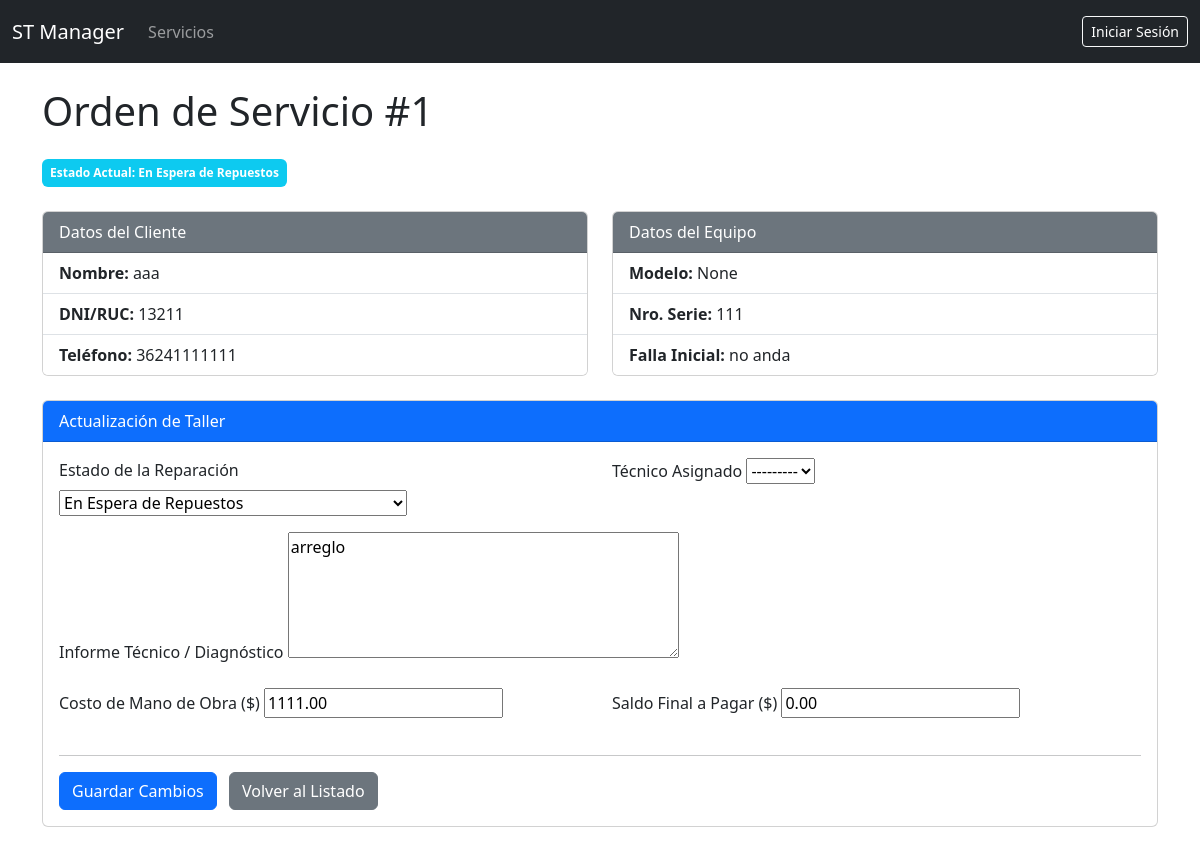
Page /servicios/1/modificar/ on the committed database.
### gestion_servicios/models.py (models this page shows, shortened)
class TimeStampedModel(models.Model):
    created_at = models.DateTimeField(auto_now_add=True, verbose_name="Fecha de Creación")
    updated_at = models.DateTimeField(auto_now=True, verbose_name="Última Modificación")
    class Meta:
        abstract = True
        ordering = ['-created_at']

class Reparacion(TimeStampedModel): # Hereda la auditoría
    ESTADO_CHOICES = [
        ('INGRESADO', 'Ingresado (Pendiente de Asignar)'),
        ('PRESUPUESTADO', 'Presupuesto Enviado'),
        ('EN_ESPERA_REP', 'En Espera de Repuestos'),
        ('EN_REPARACION', 'En Reparación'),
        ('TERMINADA', 'Reparación Terminada (Listo para Entregar)'),
        ('NO_REPARABLE', 'No Reparable'),
        ('ENTREGADA', 'Entregado al Cliente'),
    ]
    cliente = models.ForeignKey(Cliente, on_delete=models.CASCADE, related_name='reparaciones_cliente')
    equipo = models.ForeignKey(Equipo, on_delete=models.CASCADE, related_name='reparaciones_equipo')
    tecnico_asignado = models.ForeignKey(Tecnico, on_delete=models.SET_NULL, null=True, blank=True, related_name='servicios_asignados')
    fecha_ingreso = models.DateTimeField(auto_now_add=True, verbose_name="Fecha de Ingreso") # Ya existe en TimeStampedModel, pero lo mantenemos si lo necesitas
    fecha_entrega = models.DateTimeField(null=True, blank=True, verbose_name="Fecha de Entrega")
    estado = models.CharField(max_length=20, choices=ESTADO_CHOICES, default='INGRESADO', verbose_name="Estado Actual")
    falla_reportada = models.TextField(verbose_name="Falla Reportada por el Cliente")
    informe_tecnico = models.TextField(blank=True, verbose_name="Diagnóstico e Informe Técnico")
    mano_de_obra = models.DecimalField(max_digits=10, decimal_places=2, default=0.00, verbose_name="Costo de Mano de Obra")
    saldo_final = models.DecimalField(max_digits=10, decimal_places=2, default=0.00, verbose_name="Saldo a Cobrar")
    class Meta:
        verbose_name = "Orden de Servicio"
        verbose_name_plural = "Órdenes de Servicio"
        ordering = ['-fecha_ingreso']

class Cliente(TimeStampedModel): # Hereda la auditoría
    nombre = models.CharField(max_length=150, verbose_name="Nombre Completo")
    direccion = models.CharField(max_length=255, blank=True, null=True)
    telefono = models.CharField(max_length=20, blank=True, null=True)
    celular = models.CharField(max_length=20, blank=True, null=True)
    email = models.EmailField(max_length=255, blank=True, null=True)
    clave = models.CharField(max_length=50, unique=True, verbose_name="DNI/Identificación")

class Equipo(TimeStampedModel): # Hereda la auditoría
    cliente = models.ForeignKey(Cliente, on_delete=models.CASCADE, related_name='equipos')
    modelo = models.ForeignKey(Modelo, on_delete=models.SET_NULL, null=True, blank=True, related_name='equipos_modelo')
    numero_serie = models.CharField(max_length=100, unique=True, verbose_name="Número de Serie")
    imei = models.CharField(max_length=15, unique=True, null=True, blank=True, verbose_name="IMEI")
    fecha_compra = models.DateField(null=True, blank=True, verbose_name="Fecha de Compra")

### gestion_servicios/views.py (the view, shortened to what this page needs)
# urls.py: path('<int:pk>/modificar/', views.ReparacionUpdateView.as_view(), name='modificar_servicio'),
class ReparacionUpdateView(UpdateView):
    model = Reparacion
    form_class = ReparacionUpdateForm
    template_name = 'gestion_servicios/modificar_servicio.html'
    success_url = reverse_lazy('lista_servicios')

### gestion_servicios/forms.py
class ReparacionUpdateForm(forms.ModelForm):
    class Meta:
        model = Reparacion
        fields = [
            'estado',
            'tecnico_asignado',
            'informe_tecnico',
            'mano_de_obra',
            'saldo_final'
        ]
        widgets = {
            'informe_tecnico': forms.Textarea(attrs={'rows': 5}),
        }

### gestion_servicios/templates/gestion_servicios/modificar_servicio.html (shortened to what this page needs)
{% extends "base.html" %}
{% block content %}
    <h1 class="mb-4">Orden de Servicio #{{ object.pk }}</h1>
    <span class="badge bg-info p-2 mb-4">Estado Actual: {{ object.get_estado_display }}</span>
    <div class="row mb-4">
        <div class="col-md-6">
            <div class="card">
                <div class="card-header bg-secondary text-white">Datos del Cliente</div>
                <ul class="list-group list-group-flush">
                    <li class="list-group-item"><strong>Nombre:</strong> {{ object.cliente.nombre }}</li>
                    <li class="list-group-item"><strong>DNI/RUC:</strong> {{ object.cliente.clave }}</li>
                    <li class="list-group-item"><strong>Teléfono:</strong> {{ object.cliente.telefono }}</li>
                </ul>
            </div>
        </div>
        <div class="col-md-6">
            <div class="card">
                <div class="card-header bg-secondary text-white">Datos del Equipo</div>
                <ul class="list-group list-group-flush">
                    <li class="list-group-item"><strong>Modelo:</strong> {{ object.equipo.modelo }}</li>
                    <li class="list-group-item"><strong>Nro. Serie:</strong> {{ object.equipo.numero_serie }}</li>
                    <li class="list-group-item"><strong>Falla Inicial:</strong> {{ object.falla_reportada }}</li>
                </ul>
            </div>
        </div>
    </div>
    <div class="card mb-4">
        <div class="card-header bg-primary text-white">Actualización de Taller</div>
        <div class="card-body">
            <form method="post" novalidate>
                <div class="row">
                    <div class="col-md-6 mb-3">
                        <label for="{{ form.estado.id_for_label }}" class="form-label">Estado de la Reparación</label>
                        {{ form.estado }}
                    </div>
                    <div class="col-md-6 mb-3">
                        <label for="{{ form.tecnico_asignado.id_for_label }}" class="form-label">Técnico Asignado</label>
                        {{ form.tecnico_asignado }}
                    </div>
                </div>
                <div class="mb-3">
                    <label for="{{ form.informe_tecnico.id_for_label }}" class="form-label">Informe Técnico / Diagnóstico</label>
                    {{ form.informe_tecnico }}
                </div>
                <div class="row">
                    <div class="col-md-6 mb-3">
                        <label for="{{ form.mano_de_obra.id_for_label }}" class="form-label">Costo de Mano de Obra ($)</label>
                        {{ form.mano_de_obra }}
                    </div>
                    <div class="col-md-6 mb-3">
                        <label for="{{ form.saldo_final.id_for_label }}" class="form-label">Saldo Final a Pagar ($)</label>
                        {{ form.saldo_final }}
                    </div>
                </div>
                <hr>
                <button type="submit" class="btn btn-primary me-2">Guardar Cambios</button>
                <a href="{% url 'lista_servicios' %}" class="btn btn-secondary">Volver al Listado</a>
            </form>
        </div>
    </div>
{% endblock %}

### templates/base.html (shortened to what this page needs)
{% load static %}
<!DOCTYPE html>
<html lang="es">
<head>
    <link href="https://cdn.jsdelivr.net/npm/bootstrap@5.3.3/dist/css/bootstrap.min.css" rel="stylesheet">
</head>
<body>
    <nav class="navbar navbar-expand-lg navbar-dark bg-dark">
        <div class="container-fluid">
            <a class="navbar-brand" href="{% url 'home' %}">ST Manager</a>
            <div class="collapse navbar-collapse" id="navbarNav">
                <ul class="navbar-nav me-auto">
                    <li class="nav-item">
                        <a class="nav-link" href="{% url 'lista_servicios' %}">Servicios</a>
                    </li>
                </ul>
                <span class="navbar-text">
                    {% if user.is_authenticated %}
                        Bienvenido, {{ user.username }} |
                        <a href="{% url 'logout' %}" class="btn btn-sm btn-outline-light">Cerrar Sesión</a>
                    {% else %}
                        <a href="{% url 'login' %}" class="btn btn-sm btn-outline-light">Iniciar Sesión</a>
                    {% endif %}
                </span>
            </div>
        </div>
    </nav>
    <div class="container mt-4">
        {% block content %}
        {% endblock %}
    </div>
</body>
</html>

### rows in the picture
Reparacion: pk "1", estado "En Espera de Repuestos", cliente.nombre "aaa", cliente.clave "13211", cliente.telefono "36241111111", equipo.modelo "None", equipo.numero_serie "111", falla_reportada "no anda", tecnico_asignado "---------", informe_tecnico "arreglo", mano_de_obra "1111.00", saldo_final "0.00"
